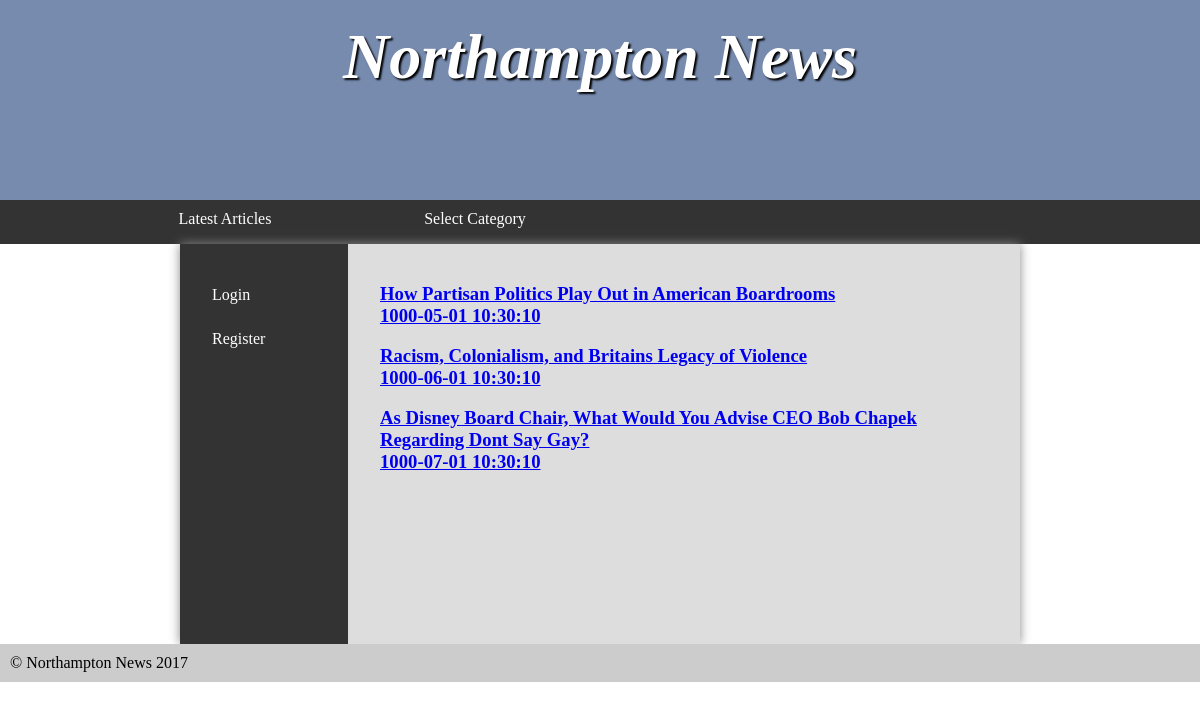
Page /index.php?show=basedCategory&id=1002 on the committed database.
### tables this page shows
CREATE TABLE article(

    id INT(5) NOT NULL auto_increment,
    title VARCHAR(255) NOT NULL,
    content VARCHAR(255) NOT NULL,
    categoryId INT(5) NOT NULL,
    publishDate DATETIME NOT NULL,
    PRIMARY KEY (id),
    FOREIGN KEY (categoryId) REFERENCES category(id)
);

### index.php (the view, shortened to what this page needs)
<?php
	require 'dbConnection.php';
?>
<!DOCTYPE html>
<html>
	<head>
		<link rel="stylesheet" href="styles.css"/>
	</head>
	<body>
		<header>
			<section>
				<h1>Northampton News</h1>
			</section>
		</header>
		<nav>
			<ul>
				<li><a href="index.php?show=latestArticle">Latest Articles</a></li>
				<li><a href="#">Select Category</a>
				</li>
			</ul>
		</nav>
		<main>
			<nav>
				<ul>
					<?php
						if(!isset($_SESSION['username'])){
							echo '<li><a href="index.php?show=loginPage">Login</a></li>
							<li><a href="index.php?show=regPage">Register</a></li>';
						}
						else{
							echo '<li><a href="logout.php?from=index">Logout</a></li>';
						}
					?>
				</ul>
			</nav>
			<article>
				<?php
				if(isset($_GET['show'])){
					if($_GET['show'] == 'basedCategory'){
						require 'category.php';
					}
				}
				else{
					echo latestArticle($pdo);
				}
				?>
			</article>
		</main>
		<footer>
			&copy; Northampton News 2017
		</footer>
	</body>
</html>

### category.php
<?php
    function categoryArticle($pdo, $id){
        $latestArticleQuery = "SELECT * FROM article WHERE categoryId = $id";
        $latestArticle = $pdo->query($latestArticleQuery);
        $articleList = "";
        foreach($latestArticle as $articleData){
            $articleList .= '<h3><a class="articleLink"  href = "index.php?show=complete&articleId='.$articleData['id'].'">'.$articleData['title'] . '<br>' . $articleData['publishDate'] .'</a></h3>' . '<br>';
        }
            return $articleList;
    }
    echo categoryArticle($pdo, (int)$_GET['id']);
?>

### styles.css (style rules this page uses)
* { margin: 0; padding: 0; }
html { font-family: 'Oxygen-Regular', times, verdana, sans-serif; }
body { background-color: #fff; }
header { background-color: #778baf ; color: white; height: 200px; }
nav { width: 100%; background-color: #333; overflow: auto; }
nav ul { width: 1000px; margin: auto; display: block; list-style-type: none; }
nav ul li { width: 25%; float: left; overflow: auto; text-align: center; }
nav a { color: white; padding-top: 10px; display: block; text-decoration: none; }
header section { display: block; }
header h1 { font-weight: bold; font-style: italic; }
h1 { font-size:4em; color: white; text-align: center; padding-top: 20px; text-shadow: 2px 2px 2px #000; }
main { min-height: 50vh; background-color: #ddd; width: 70vw; display: block; margin: auto; box-shadow: 0px 0px 10px #888; color:#444; }
p, li, h2 { margin-bottom: 1em; }
footer { background-color: #ccc; padding: 10px; }
ul { margin-left: 2em; }
main { display: table; }
main > article { display: table-cell; padding: 2em; }
main > nav { display: table-cell; width: 20%; padding: 2em; }
main > nav li { float: none; width: auto; text-align: left; }
main > nav ul { width: auto; }

### rows in the picture
article: title "How Partisan Politics Play Out in American Boardrooms", publishDate "1000-05-01 10:30:10"
article: title "Racism, Colonialism, and Britains Legacy of Violence", publishDate "1000-06-01 10:30:10"
article: title "As Disney Board Chair, What Would You Advise CEO Bob Chapek Regarding Dont Say Gay?", publishDate "1000-07-01 10:30:10"
